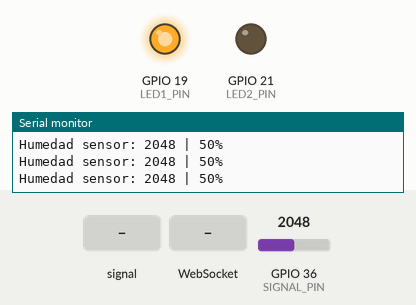
This program was run on a simulated ESP32. Shown: output pins drawn as LEDs (lit = HIGH), the last lines printed to the serial monitor. The test bench sets the inputs (shaded band); at power-on: GPIO 36 (SIGNAL_PIN) = 2048. WiFi joins after 1.5 s; servers stay silent unless stated; the local clock reads 2024-03-15 10:24:30 at power-on unless the program sets it; pins used as bus, display or sensor lines are not drawn.

Above: at 2.8 s.
2.9 s: GPIO 36 (SIGNAL_PIN) fed a 50 Hz sine of ±1228 counts around its level
At 5.85 s:
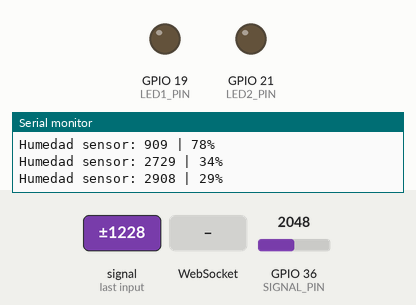
5.9 s: GPIO 36 (SIGNAL_PIN) set to 4095
At 7.1 s:
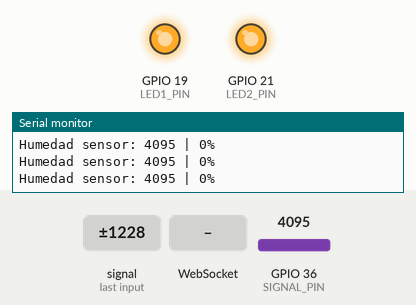
7.4 s: WebSocket text "led1_off" received
At 8.5 s:
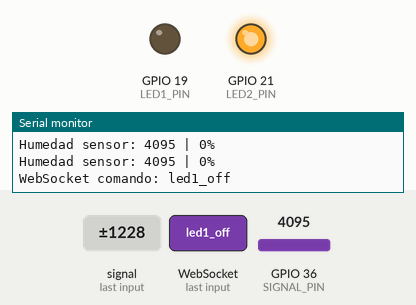
8.9 s: WebSocket text "led2_off" received
At 9.5 s:
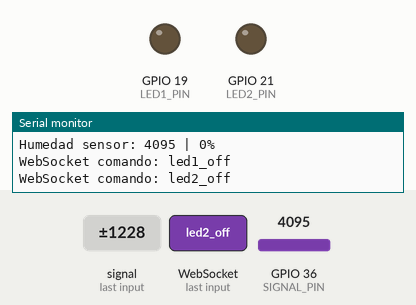
10.4 s: WebSocket text "led1_on" received
At 11.6 s:
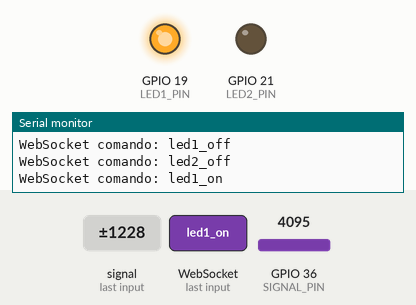
11.9 s: WebSocket text "led2_on" received
At 13.0 s:
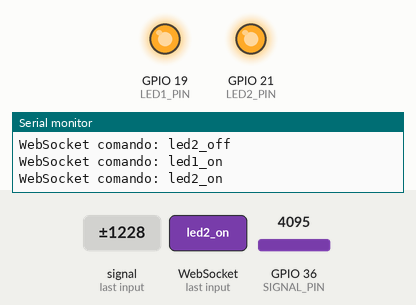
Timing chart, 0 to 14.4 s (numbered marks = the images above; inputs shaded):
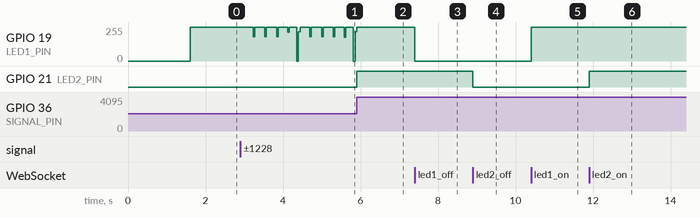

Measured:
- after the input at 5.9 s, GPIO 19 (LED1_PIN): stops changing and stays 255/255; GPIO 21 (LED2_PIN): LOW → HIGH at once
- after the input at 7.4 s, GPIO 19 (LED1_PIN): 255/255 → 0/255 at once
- after the input at 8.9 s, GPIO 21 (LED2_PIN): HIGH → LOW at once
- after the input at 10.4 s, GPIO 19 (LED1_PIN): 0/255 → 255/255 at once
- after the input at 11.9 s, GPIO 21 (LED2_PIN): LOW → HIGH at once

The program:

main.cpp
```cpp
#include <Arduino.h>
#include <WiFi.h>
#include <WebServer.h>
#include <WebSocketsServer.h>
#include <time.h>

// =========================
// CONFIGURACIÓN WIFI
// =========================
const char *ssid = "Xandar";
const char *password = "Nova89P13";

// ---------- IP FIJA ----------
IPAddress local_IP(172, 20, 10, 5);
IPAddress gateway(172, 20, 10, 1);
IPAddress subnet(255, 255, 255, 0);

// Servidor Web
WebServer server(80);

// WebSocket en puerto 81
WebSocketsServer webSocket = WebSocketsServer(81);

// =========================
// PINES DEL PROYECTO
// =========================
#define LED1_PIN 19
#define LED2_PIN 21

#define POWER_PIN 17
#define SIGNAL_PIN 36
#define THRESHOLD 1000

int value = 0;
bool manualOverride = false;
bool manualLedState = false;

bool led2State = false;

// Control de pulsos temporizados
unsigned long pulseEndTime = 0;
bool pulseActive = false;

// =========================
// CONFIGURACIÓN NTP
// =========================
const char *ntpServer = "pool.ntp.org";
const long gmtOffset_sec = -6 * 3600;
const int daylightOffset_sec = 0;

// ======================================================
// HTML CON WEBSOCKETS
// ======================================================
String webpage = R"rawliteral(
<!DOCTYPE html>
<html lang="es">
<head>
<meta charset="UTF-8">
<meta name="viewport" content="width=device-width, initial-scale=1.0">
<title>Control LED + Sensor</title>
<style>
*{margin:0;padding:0;box-sizing:border-box;font-family:'Segoe UI';}
body{
  background:linear-gradient(135deg,#74ebd5,#9face6);
  min-height:100vh;display:flex;flex-direction:column;justify-content:space-between;color:#333;
}
header{
  background:rgba(255,255,255,0.2);
  backdrop-filter:blur(10px);
  padding:1.5rem;text-align:center;color:#fff;font-size:1.8rem;font-weight:bold;
  box-shadow:0 2px 10px rgba(0,0,0,0.2);
}
main{flex:1;display:flex;flex-direction:column;align-items:center;justify-content:center;}
.button{
  padding:1rem 2rem;margin:1rem;
  font-size:1.2rem;font-weight:bold;border:none;border-radius:12px;cursor:pointer;
  transition:all 0.3s ease;box-shadow:0 5px 15px rgba(0,0,0,0.2);
}
.on{background:#28a745;color:white;}
.off{background:#dc3545;color:white;}
.auto{background:#007bff;color:white;}
.button:hover{transform:scale(1.1);}
footer{text-align:center;padding:1rem;background:rgba(255,255,255,0.2);color:#fff;font-size:0.9rem;}
</style>
</head>
<body>

<header>⚡ Control Dispensador para Mascotas ⚡</header>

<main>
  <h2>Dispensador de Comida</h2>

  <!-- Botones existentes -->
  <button class="button on" onclick="sendCmd('led1_on')">Encender Dispensador de Comida</button>
  <button class="button off" onclick="sendCmd('led1_off')">Apagar Dispensador de Comida</button>

  <!-- NUEVOS botones temporizados -->
  <button class="button on" onclick="sendCmd('pulse_25')">Automatico Mascota Pequeña</button>
  <button class="button on" onclick="sendCmd('pulse_50')">Automatico Mascota Grande</button>

  <h2>Dispensador de Agua</h2>
  <button class="button on" onclick="sendCmd('led2_on')">Encender Dispensador de Agua</button>
  <button class="button off" onclick="sendCmd('led2_off')">Apagar Dispensador de Agua</button>

</main>

<script>
let socket = new WebSocket("ws://" + location.hostname + ":81/");
socket.onopen = () => console.log("WS Conectado");
socket.onmessage = (event) => console.log("Mensaje:", event.data);

function sendCmd(cmd){
    socket.send(cmd);
}
</script>

<footer>Elaborado por Arturo, Joel, Raymundo y Sebastian</footer>
</body>
</html>
)rawliteral";

// ======================================================
// WEBSOCKET HANDLER
// ======================================================
void webSocketEvent(uint8_t num, WStype_t type, uint8_t *payload, size_t length)
{

    if (type == WStype_TEXT)
    {

        String cmd = String((char *)payload);
        Serial.print("WebSocket comando: ");
        Serial.println(cmd);

        // LED 1 normal
        if (cmd == "led1_on")
        {
            manualOverride = true;
            pulseActive = false;
            digitalWrite(LED1_PIN, HIGH);
        }
        else if (cmd == "led1_off")
        {
            manualOverride = true;
            pulseActive = false;
            digitalWrite(LED1_PIN, LOW);
        }

        // NUEVOS: pulsos temporizados
        else if (cmd == "pulse_25")
        {
            manualOverride = true;
            pulseActive = true;
            pulseEndTime = millis() + 2500; // 2.5 segundos
            digitalWrite(LED1_PIN, HIGH);
            Serial.println("LED 1 encendido por 2.5 segundos");
        }
        else if (cmd == "pulse_50")
        {
            manualOverride = true;
            pulseActive = true;
            pulseEndTime = millis() + 5000; // 5 segundos
            digitalWrite(LED1_PIN, HIGH);
            Serial.println("LED 1 encendido por 5 segundos");
        }

        // LED 2
        else if (cmd == "led2_on")
        {
            led2State = true;
            digitalWrite(LED2_PIN, HIGH);
        }
        else if (cmd == "led2_off")
        {
            led2State = false;
            digitalWrite(LED2_PIN, LOW);
        }

        else if (cmd == "auto")
        {
            manualOverride = false;
            pulseActive = false;
        }
    }
}

// ======================================================
// CONFIGURACIÓN INICIAL
// ======================================================
void setup()
{
    Serial.begin(115200);

    pinMode(LED1_PIN, OUTPUT);
    pinMode(LED2_PIN, OUTPUT);
    pinMode(POWER_PIN, OUTPUT);
    digitalWrite(LED1_PIN, LOW);
    digitalWrite(LED2_PIN, LOW);
    digitalWrite(POWER_PIN, LOW);

    WiFi.config(local_IP, gateway, subnet);
    WiFi.begin(ssid, password);

    while (WiFi.status() != WL_CONNECTED)
    {
        delay(200);
    }

    Serial.println("WiFi conectado!");

    configTime(gmtOffset_sec, daylightOffset_sec, ntpServer);

    server.on("/", []()
              { server.send(200, "text/html", webpage); });
    server.begin();

    webSocket.begin();
    webSocket.onEvent(webSocketEvent);

    Serial.println("Servidor listo!");
}

// ======================================================
// LOOP PRINCIPAL
// ======================================================
void loop()
{

    webSocket.loop();
    server.handleClient();

    // Control del pulso temporizado
    if (pulseActive && millis() > pulseEndTime)
    {
        digitalWrite(LED1_PIN, LOW);
        pulseActive = false;
        Serial.println("Pulso terminado, LED1 apagado");
    }

    // Lectura del sensor en modo automático
    if (!manualOverride && !pulseActive)
    {

        digitalWrite(POWER_PIN, HIGH);
        delay(5);
        value = analogRead(SIGNAL_PIN);
        digitalWrite(POWER_PIN, LOW);

        int percentage = map(value, 0, 4095, 100, 0);
        Serial.printf("Humedad sensor: %d | %d%%\n", value, percentage);

        // -----------------------
        // LED 1
        // -----------------------
        if (value < THRESHOLD)
            digitalWrite(LED1_PIN, LOW);
        else
            digitalWrite(LED1_PIN, HIGH);

        // -----------------------
        // LED 2 INVERTIDO
        // -----------------------
        if (percentage == 0)
            digitalWrite(LED2_PIN, HIGH); // Sin humedad → ENCENDIDO
        else
            digitalWrite(LED2_PIN, LOW); // Con humedad → APAGADO
    }
}
```
